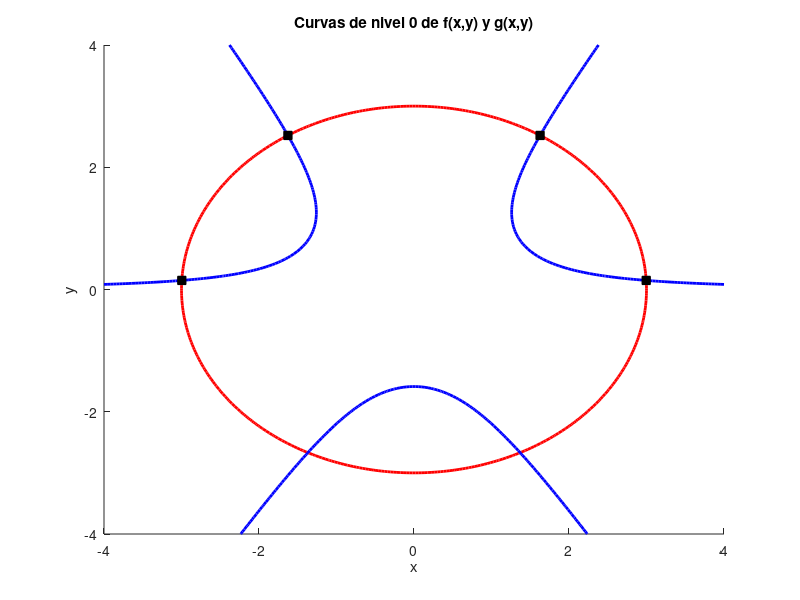

MATLAB code to generate this figure:
clear
clc

function raiz = newton_sistema(f, J, x0, tol, iter)
  it = 0;
  xk = x0;
  crit_parada = false;
  while !crit_parada && it < iter
    dk = J(xk) \ (-f(xk));
    if norm(dk) <= tol * norm(xk)
      crit_parada = true;
    endif
    xk = xk + dk;
    it += 1;
  endwhile
  raiz = xk;
endfunction

f = @(v) [
  v(1)^2 + v(2)^2 - 9;
  (3 * (v(1)^2) * v(2)) - v(2)^3 - 4
];
J = @(v) [
  2*v(1),      2*v(2);
  6*v(1)*v(2), 3*v(1)^2-3*v(2)^2
];
tol = 10e-12;
iter = 100;
raices = horzcat(
  newton_sistema(f, J, [2; 0], tol, iter),
  newton_sistema(f, J, [2; 2], tol, iter),
  newton_sistema(f, J, [-2; 0], tol, iter),
  newton_sistema(f, J, [-2; 2], tol, iter)
)

% Grafico
% Rango de interés
x = linspace(-4, 4, 200);
y = linspace(-4, 4, 200);
[X, Y] = meshgrid(x, y);

% Funciones
F1 = X.^2 + Y.^2 - 9;
F2 = 3*X.^2 .* Y - Y.^3 - 4;

figure;
hold on;
contour(X, Y, F1, [0 0], 'r', 'LineWidth', 2);
contour(X, Y, F2, [0 0], 'b', 'LineWidth', 2);
for i = 1:length(raices)
    plot(raices(1,i), raices(2,i), 'ks', 'MarkerFaceColor', 'k');
end
xlabel('x');
ylabel('y');
title('Curvas de nivel 0 de f(x,y) y g(x,y)');

